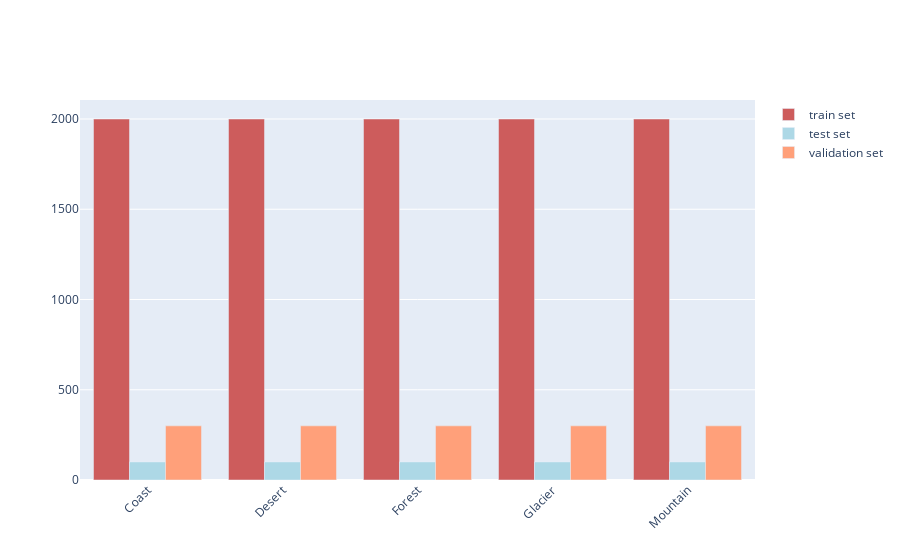

Notebook source saved alongside this figure:
### Code cell
labels_distribution_train = [len(os.listdir(TRAIN_PATH + label)) for label in LABELS]
labels_distribution_test = [len(os.listdir(TEST_PATH + label)) for label in LABELS]
labels_distribution_valid = [len(os.listdir(VALIDATION_PATH + label)) for label in LABELS]

fig = go.Figure()
fig.add_trace(go.Bar(
    x=LABELS,
    y=labels_distribution_train,
    name="train set",
    marker_color='indianred'
))
fig.add_trace(go.Bar(
    x=LABELS,
    y=labels_distribution_test,
    name="test set",
    marker_color='lightblue'
))
fig.add_trace(go.Bar(
    x=LABELS,
    y=labels_distribution_valid,
    name="validation set",
    marker_color='lightsalmon'
))
fig.update_layout(xaxis_tickangle=-45)
fig.show()

### Figure 1 — Plotly figure (JSON) as saved in the notebook; plotly's stock layout.template omitted (floating-point values rounded to 4 significant figures)
{"data": [{"marker": {"color": "indianred"}, "name": "train set", "type": "bar", "x": ["Coast", "Desert", "Forest", "Glacier", "Mountain"], "y": [2000, 2000, 2000, 2000, 2000]}, {"marker": {"color": "lightblue"}, "name": "test set", "type": "bar", "x": ["Coast", "Desert", "Forest", "Glacier", "Mountain"], "y": [100, 100, 100, 100, 100]}, {"marker": {"color": "lightsalmon"}, "name": "validation set", "type": "bar", "x": ["Coast", "Desert", "Forest", "Glacier", "Mountain"], "y": [300, 300, 300, 300, 300]}], "layout": {"xaxis": {"tickangle": -45}}}
